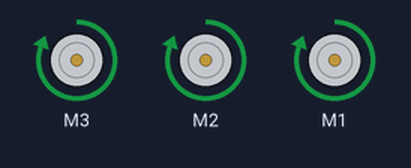
This sketch was run on a simulated Arduino Uno, built with avr-gcc and run on an emulated ATmega328P. On the bench: 3 × DC motor (green arrow = forward, orange = backward, longer = faster).

Above: at 0.1 s.
Timing chart, 0 to 1.6 s (numbered marks = the images above):
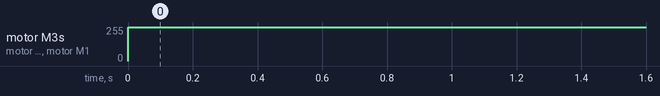

The sketch:

test2.ino
```cpp
#include <AFMotor.h>
#include <SoftwareSerial.h>

AF_DCMotor three_motor(3, MOTOR12_8KHZ);
AF_DCMotor left_motor(2, MOTOR12_8KHZ);
AF_DCMotor right_motor(1, MOTOR12_8KHZ);

SoftwareSerial mySerial(11,12);

void setup() {

  Serial.begin(9600);
  mySerial.begin(9600);
  // put your setup code here, to run once:
    three_motor.setSpeed(255);
    left_motor.setSpeed(255);
    right_motor.setSpeed(255);


}

void loop() {
  // put your main code here, to run repeatedly:
  three_motor.run (FORWARD);
  left_motor.run (FORWARD);
  right_motor.run (FORWARD);
  if (mySerial.available()){
    char serialCommand = mySerial.read();
  }


}
```

Measured:
- by itself, motor M3, motor M2, motor M1: stopped → forward 255/255 at 0.00 s
